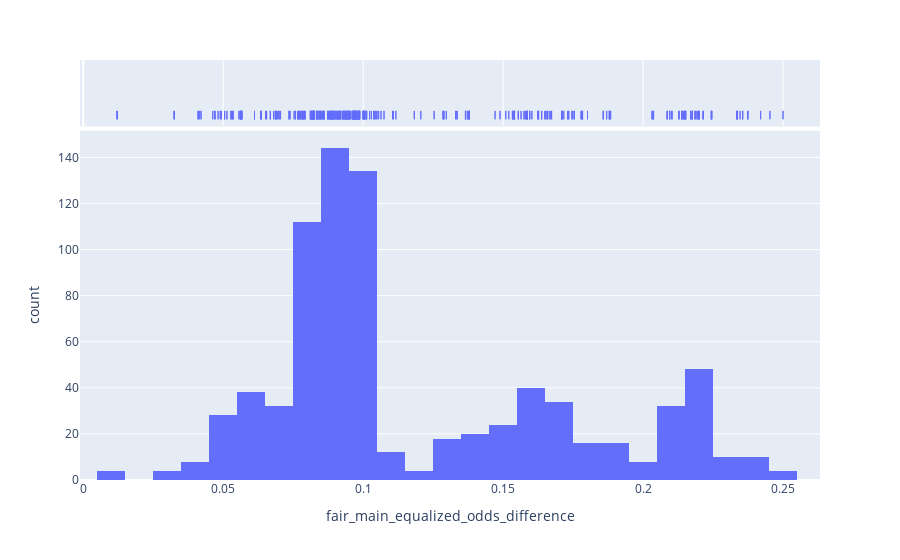

The notebook cell this image was saved under:
### Code cell
import plotly.express as px

fig = px.histogram(df_agg_full, x="fair_main_equalized_odds_difference", marginal="rug")
fig.show()

### Figure 1 — Plotly figure (JSON) as saved in the notebook; plotly's stock layout.template omitted (floating-point values rounded to 4 significant figures; data arrays with more than 128 entries replaced by an {"elided": "..."} marker saying what was removed)
{"data": [{"bingroup": "x", "hovertemplate": "fair_main_equalized_odds_difference=%{x}<br>count=%{y}<extra></extra>", "legendgroup": "", "marker": {"color": "#636efa", "pattern": {"shape": ""}}, "name": "", "orientation": "v", "showlegend": false, "type": "histogram", "x": {"elided": "800 float values"}, "xaxis": "x", "yaxis": "y"}, {"boxpoints": "all", "fillcolor": "rgba(255,255,255,0)", "hoveron": "points", "hovertemplate": "fair_main_equalized_odds_difference=%{x}<extra></extra>", "jitter": 0, "legendgroup": "", "line": {"color": "rgba(255,255,255,0)"}, "marker": {"color": "#636efa", "symbol": "line-ns-open"}, "name": "", "showlegend": false, "type": "box", "x": {"elided": "800 float values"}, "xaxis": "x2", "yaxis": "y2"}], "layout": {"barmode": "relative", "legend": {"tracegroupgap": 0}, "margin": {"t": 60}, "xaxis": {"anchor": "y", "domain": [0, 1], "title": {"text": "fair_main_equalized_odds_difference"}}, "xaxis2": {"anchor": "y2", "domain": [0, 1], "matches": "x", "showgrid": true, "showticklabels": false}, "yaxis": {"anchor": "x", "domain": [0, 0.8316], "title": {"text": "count"}}, "yaxis2": {"anchor": "x2", "domain": [0.8416, 1], "matches": "y2", "showgrid": false, "showline": false, "showticklabels": false, "ticks": ""}}}
